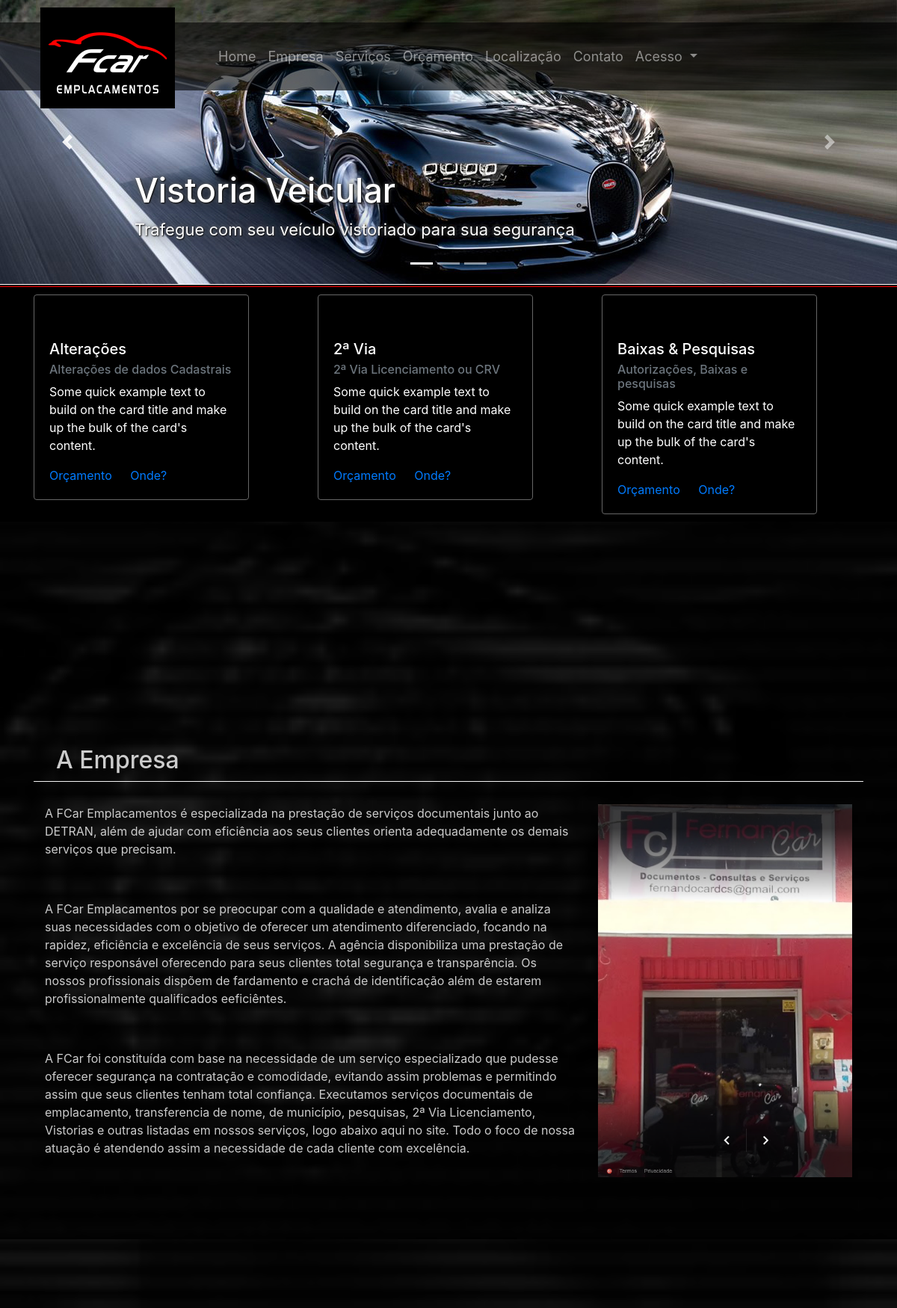
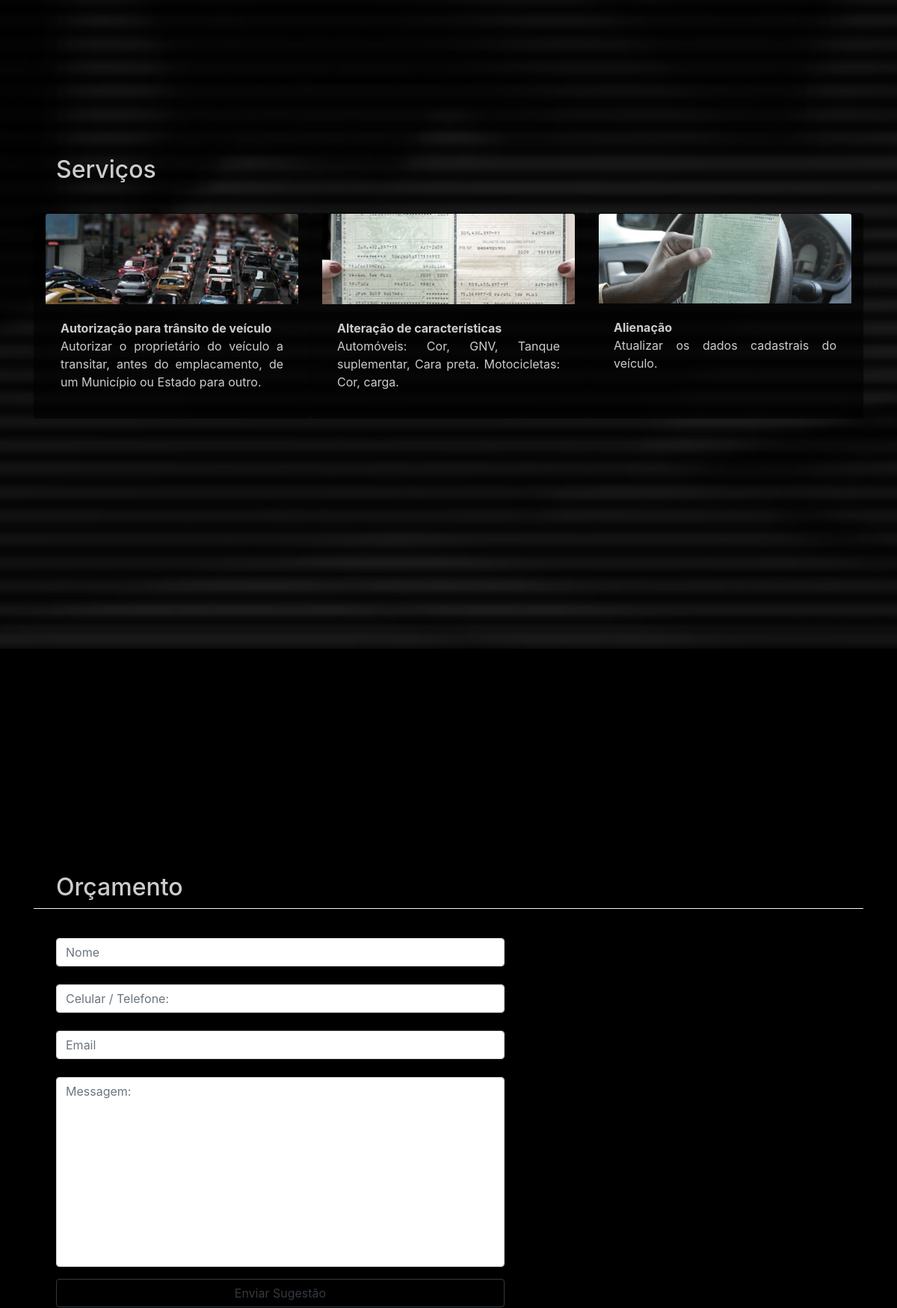
The page / (upper part) on the database its author committed (2 pictures, top to bottom).
### tables this page shows
CREATE TABLE `carousel` (
  `id` int(255) NOT NULL,
  `banner` varchar(255) NOT NULL,
  `img` varchar(255) NOT NULL,
  `titulo` varchar(255) DEFAULT NULL,
  `descricao` varchar(255) DEFAULT NULL,
  `link` varchar(255) NOT NULL,
  `ordem` varchar(255) NOT NULL
);

CREATE TABLE `quemsomos` (
  `id` int(160) NOT NULL,
  `img` varchar(255) NOT NULL,
  `titulo` varchar(255) NOT NULL,
  `descri` varchar(255) NOT NULL,
  `texto` text NOT NULL,
  `data` varchar(255) NOT NULL,
  `hora` varchar(255) NOT NULL,
  `view` int(160) NOT NULL
);

CREATE TABLE `atuacao` (
  `id` int(255) NOT NULL,
  `img` varchar(255) NOT NULL,
  `titulo` varchar(255) NOT NULL,
  `descri` varchar(255) NOT NULL,
  `texto` text NOT NULL,
  `data` varchar(255) NOT NULL,
  `hora` varchar(255) NOT NULL,
  `view` int(11) NOT NULL
);

### index.php (the view, shortened to what this page needs)
<?php include_once('adm/globais.php'); ?><!DOCTYPE html PUBLIC "-//W3C//DTD XHTML 1.0 Transitional//EN" "http://www.w3.org/TR/xhtml1/DTD/xhtml1-transitional.dtd">
<html xmlns="http://www.w3.org/1999/xhtml">
<head>
	<link rel="stylesheet" href="css/fcar.css">
	<link rel="stylesheet" href="css/bootstrap.min.css">
	<link rel="stylesheet" href="css/bootstrap.css">
	<link rel="stylesheet" href="css/bootstrap-datetimepicker.css">
	<link rel="stylesheet" href="http://cdnjs.cloudflare.com/ajax/libs/font-awesome/4.6.3/css/font-awesome.min.css">
		<link rel="stylesheet" href="css/fcar.css">
</head>
<body>
	<div class="topo margin-carousel">
		<nav class="navbar navbar-expand-lg navbar-dark container pad" >
			<div class="abrand"  >
		  	<a class="navbar-brand" href="#">
            <img class="" src="image/logofcar.png">
        </a>
			</div>
		  <div class="collapse navbar-collapse" id="navbarNavDropdown">
		    <ul class="navbar-nav nav-left">
		      <li class="nav-item">
		        <a class="nav-link" href="#home">Home</span></a>
		      </li>
		      <li class="nav-item">
		        <a class="nav-link" href="#empresa">Empresa</a>
		      </li>
					<li class="nav-item">
		        <a class="nav-link" href="#servico">Serviços</a>
		      </li>
					<li class="nav-item">
					 <a class="nav-link" href="#orcamento">Orçamento</a>
				 </li>
				 <li class="nav-item">
					 <a class="nav-link" href="#localizacao">Localização</a>
				 </li>
				 <li class="nav-item">
					 <a class="nav-link" href="#contato">Contato</a>
				 </li>
		      <li class="nav-item dropdown">
		        <a class="nav-link dropdown-toggle" href="#" id="navbarDropdownMenuLink" role="button" data-toggle="dropdown" aria-haspopup="true" aria-expanded="false">
		          Acesso
		        </a>
		      </li>
		    </ul>
		  </div>
		</nav>
	</div>
		<section>
  <div class="home" id="home">
			<div id="carouselExampleIndicators" class="carousel slide carousel-fade" data-ride="carousel">
				<ol class="carousel-indicators">
					<li data-target="#carouselExampleIndicators" data-slide-to="0" class="active"></li>
					<li data-target="#carouselExampleIndicators" data-slide-to="1"></li>
					<li data-target="#carouselExampleIndicators" data-slide-to="2"></li>
				</ol>
				<div class="carousel-inner">
        <?php
        $active = 0;
          $categori ="SELECT * FROM `carousel`";
          $actioQuery = mysql_query($categori);
          while($act = mysql_fetch_array($actioQuery)){
            $imgact = $act['img'];
            $tituloact = $act['titulo'];
            $descricaoact= $act['descricao'];
      ?>
					<div class="carousel-item <?php if($active==0){echo "active";} ?>">
						<img class="d-block w-100" src="image/<?php echo $imgact; ?>" alt="First slide">
              <div class="carousel-caption d-none d-md-block">
                <h1 class="left-banner shadow-p"><?php echo $tituloact; ?></h1>
                <p class="left texto-banner shadow-p"><?php echo $descricaoact; ?></p>
              </div>
            </div>
      <?php
      $active=1;
        }
        ?>
				</div>
				<a class="carousel-control-prev" href="#carouselExampleIndicators" role="button" data-slide="prev">
					<span class="carousel-control-prev-icon" aria-hidden="true"></span>
				</a>
				<a class="carousel-control-next" href="#carouselExampleIndicators" role="button" data-slide="next">
					<span class="carousel-control-next-icon" aria-hidden="true"></span>
				</a>
				</div>
    </div>
		</section>
    <section>
  <div class="div-pad">
    <div class="container">
      <div class="block-black row ">
        <div class="col">
          <div class="card block-opt grey-line " style="width: 18rem;">
              <div class="card-body">
                <h5 class="card-title">Alterações</h5>
                <h6 class="card-subtitle mb-2 text-muted">Alterações de dados Cadastrais</h6>
                <p class="card-text">Some quick example text to build on the card title and make up the bulk of the card's content.</p>
                <a href="#" class="card-link">Orçamento</a>
                <a href="#" class="card-link">Onde?</a>
              </div>
          </div>
        </div>
        <div class="col">
          <div class="card block-opt grey-line " style="width: 18rem;">
              <div class="card-body">
                <h5 class="card-title">2ª Via</h5>
                <h6 class="card-subtitle mb-2 text-muted">2ª Via Licenciamento ou CRV</h6>
                <p class="card-text">Some quick example text to build on the card title and make up the bulk of the card's content.</p>
                <a href="#" class="card-link">Orçamento</a>
                <a href="#" class="card-link">Onde?</a>
              </div>
          </div>
        </div>
        <div class="col">
          <div class="card block-opt grey-line " style="width: 18rem;">
              <div class="card-body">
                <h5 class="card-title">Baixas & Pesquisas</h5>
                <h6 class="card-subtitle mb-2 text-muted">Autorizações, Baixas e pesquisas</h6>
                <p class="card-text">Some quick example text to build on the card title and make up the bulk of the card's content.</p>
                <a href="#" class="card-link ">Orçamento</a>
                <a href="#" class="card-link">Onde?</a>
              </div>
          </div>
        </div>
      </div>
    </div>
  </div>
    </section>
    <section>
      <div class="container-fluid empresa" style="">
      		<div class="container" id="empresa" style="">
      			<div class="container">
      				<div class="col-lg-9 col-md-9">
              <?php
                $selectQuemsomos = "SELECT * FROM `quemsomos` ORDER BY `quemsomos`.`id`=1 ";
            		$queryQuemsomos = mysql_query($selectQuemsomos);
            		$existedb = @mysql_num_rows($queryQuemsomos);
            		if($existedb != 0)
            		{
            			while($bancos = mysql_fetch_array($queryQuemsomos)){
            				$atuacaoId = $bancos["id"];
            				$atuacaoImg = $bancos["img"];
            				$atuacaoTitulo = $bancos["titulo"];
            				$atuacaoTexto = $bancos["texto"];
                    }
                }
            ?>
                  <h2><?php echo $atuacaoTitulo; ?></h2>
                </div>
      			</div>
      			<div class="container" style="border-top:1px solid #f4f4f4;padding-top:30px;">
              <div class="row">
        				<div class="col-md-8">
                  <?php echo $atuacaoTexto; ?>
        				</div>
        				<div class="col-md-4">
                  <img class="img-fluid" src="quemsomos/<?php echo $atuacaoId; ?>/img/<?php echo $atuacaoImg; ?>" style="display: block;">
                </div>
             </div>
      			</div>
      		</div>
      	</div>
    </section>
    <section>
      <div class="container-fluid servico" style="">
          <div class="container" id="servico" style="">
            <div class="container"  >
              <div class="col-lg-9 col-md-9">
                <h2>Serviços</h2>
              </div>
          </div>
            <div class="container" style="padding-top:30px;">
              <div class="row">
      <?php
        $selectAtuacao = "SELECT * FROM `atuacao` ORDER BY `atuacao`.`id` DESC ";
    		$queryAtuacao = mysql_query($selectAtuacao);
    		$existedb = @mysql_num_rows($queryAtuacao);
    		if($existedb != 0)
    		{
    			while($bancos = mysql_fetch_array($queryAtuacao)){
    				$atuacaoId = $bancos["id"];
    				$atuacaoImg = $bancos["img"];
    				$atuacaoTitulo = $bancos["titulo"];
    				$atuacaoDescri = $bancos["descri"];
			 ?>
              <div class="card bg-trans col-4 shadow-sm" style="background-color: rgba(0,0,0,0.6);text-align: justify;" >
                  <img class="card-img-top"  alt="Thumbnail [100%x225]" src="atuacao/<?php echo $atuacaoId; ?>/img/<?php echo $atuacaoImg; ?>" data-holder-rendered="true" style="display: block; ">
                  <div class="card-body" >
                    <p class="card-text"><strong><?php echo $atuacaoTitulo; ?></strong><br> <?php echo $atuacaoDescri; ?> </p>
                  </div>
                </div>
        <?php
        }
      }
      ?>
            </div>
          </div>
            </div>
          </div>
    </section>
    <section>
      <div class="container-fluid orcamento">
            <div class="container" id="orcamento"  >
               <div class="container"  >
                <div class="col-lg-9 col-md-9">
                  <h2>Orçamento</h2>
                </div>
              </div>
              <div class="container" style="border-top:1px solid #f4f4f4;padding-top:30px;">
                <div class="col-md-5">
                </div>
                <div class="col-md-7">
                    <div class="control-group form-group">
                      <div class="controls">
                        <input type="text" class="form-control" id="name" placeholder="Nome">
                      </div>
                    </div>
                    <div class="control-group form-group">
                      <div class="controls">
                        <input type="tel" class="form-control" id="phone" placeholder="Celular / Telefone:">
                      </div>
                    </div>
                    <div class="control-group form-group">
                      <div class="controls">
                        <input type="emailer" class="form-control" id="emailer" placeholder="Email" >
                      </div>
                    </div>
                    <div class="control-group form-group">
                      <div class="controls">
                        <textarea rows="10" cols="100" class="form-control" id="message" placeholder="Messagem:" maxlength="999" style="resize:none"></textarea>
                      </div>
                    </div>
                    <button type="submit" class="btn btn-outline-dark btn-block sugest">Enviar Sugestão</button>
                </div>
              </div>
            </div>
          </div>
    </section>
</body>
</html>

### css/fcar.css (style rules this page uses)
body { margin: 0px; background-color: black; color:#ccc; }
.nav-link { font-size: 18px; }
.topo { background-color:rgba(0,0,0,0.60); width: 100vw; height: auto; border: solid 2px grey; position: fixed; z-index: 9999; }
.pad { padding:24px; border: solid 0px white; background: rgba(0,0,0,0.0);; }
.abrand { border:grey solid 0px ; background-color:black; position:absolute; padding:0px; z-index:99; float: left; height: 130px; width: 180px; top:-20px; }
.nav-left { left: 230px; border: solid 0px grey; position:relative; }
.margin-carousel { margin-top: 30px; border: solid 0px green; }
.left-banner { text-align: left; font-size: 2.8em; }
.texto-banner { font-size: 22px; text-align: left; }
.shadow-p { text-shadow: 1px 1px 2px black, 0 0 25px black, 0 0 5px grey; }
.block-opt { padding-top: 40px; color: white; background-color: black; }
.grey-line { border: #666666 1px solid; }
.home { border-bottom: white 1px solid; }
.div-pad { margin-top:2px; padding: 10px; border-top: red 1px solid; }
.empresa { padding: 150px 0px 40px 0px; background-image: url("../image/topoempresaa.png"); border: 0px dashed grey; background-repeat: no-repeat; background-position: center; background-size: cover; background-attachment: fixed; min-height: 80vw; }
#empresa { padding-top: 150px; border-top: red 0px solid; }
.servico { padding: 150px 0px 40px 0px; background-image: url("../image/toposervice.png"); border: 0px dashed grey; background-repeat: no-repeat; background-position: center; background-size: cover; background-attachment: fixed; min-height: 80vw; }
#servico { padding-top: 150px; border-top: red 0px solid; }
.orcamento { padding: 150px 0px 40px 0px; }
#orcamento { padding-top: 150px; border-top: red 0px solid; }
.bg-trans { background-color: rgba(0,0,0,0.35); }

### rows shown on the page
carousel: img (picture), titulo "Vistoria Veicular", descricao "Trafegue com seu veículo vistoriado para sua segurança"
quemsomos: titulo "A Empresa", texto "A FCar Emplacamentos é especializada na prestação de serviços documentais junto ao DETRAN, além de ajudar com eficiência aos seus clientes orienta adequadamente os demais serviços que precisam. A FCar Emplacamentos por se preocupar com a qualidade e atendimento, avalia e analiza suas necessidades com o objetivo de oferecer um atendimento diferenciado, focando na rapidez, eficiência e excelência de seus serviços. A agência disponibiliza uma prestação de serviço responsável oferecendo para seus clientes total segurança e transparência. Os nossos profissionais dispõem de fardamento e crachá de identificação além de estarem profissionalmente qualificados eeficiêntes. A FCar foi constituída com…", img (picture)
atuacao: img (picture), titulo "Autorização para trânsito de veículo", descri "Autorizar o proprietário do veículo a transitar, antes do emplacamento, de um Município ou Estado para outro."
atuacao: img (picture), titulo "Alteração de características", descri "Automóveis: Cor, GNV, Tanque suplementar, Cara preta. Motocicletas: Cor, carga."
atuacao: img (picture), titulo "Alienação", descri "Atualizar os dados cadastrais do veículo."
